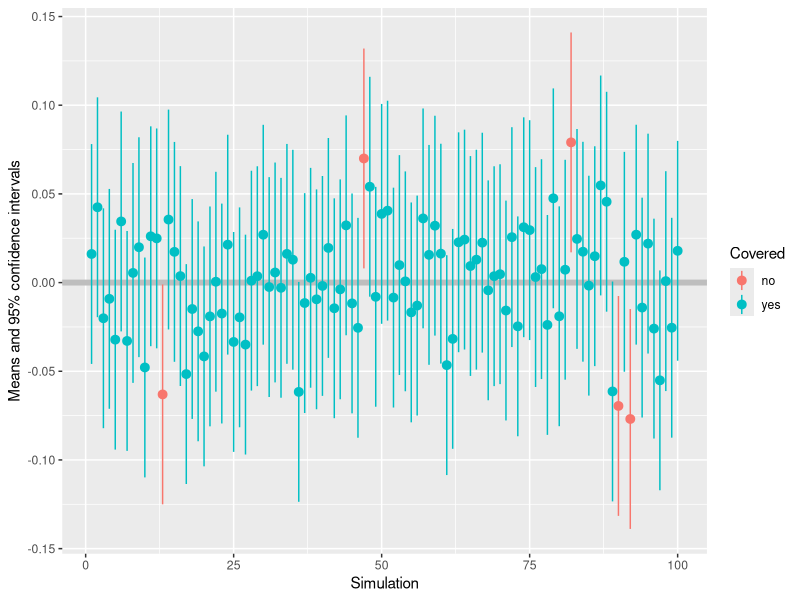

Write the R code that produced this figure.
library(dplyr)
library(magrittr)
library(ggplot2)

set.seed(123)

simexercise <- function(n) {
  sim_datasets <- data.frame()
  for (i in 1:n) {
    new_sample <- rnorm(1000,0,1)
    M <- mean(new_sample)
    SE <- 1/sqrt(length(new_sample))
    lower_int <- M - 1.96*SE
    upper_int <- M + 1.96*SE
    sim_datasets <- rbind(sim_datasets, 
                          data.frame("Mean" = M, "Bias" = M - 0, "Std.error" = SE, "Lower" = lower_int, "Upper" = upper_int))
  }
  return(sim_datasets)
}

sim_data <- simexercise(100)
sim_data$Covered <- ifelse(sim_data$Lower > 0 | sim_data$Upper < 0, "no", "yes")
ggplot(sim_data, aes(y = Mean, x = 1:100, colour = Covered)) +
  geom_hline(yintercept = 0, lwd = 2, colour = "grey") +
  geom_pointrange(aes(ymax = Upper, ymin = Lower)) +
  xlab("Simulation") +
  ylab("Means and 95% confidence intervals")

sim_data %>% 
  filter(Covered == "no")